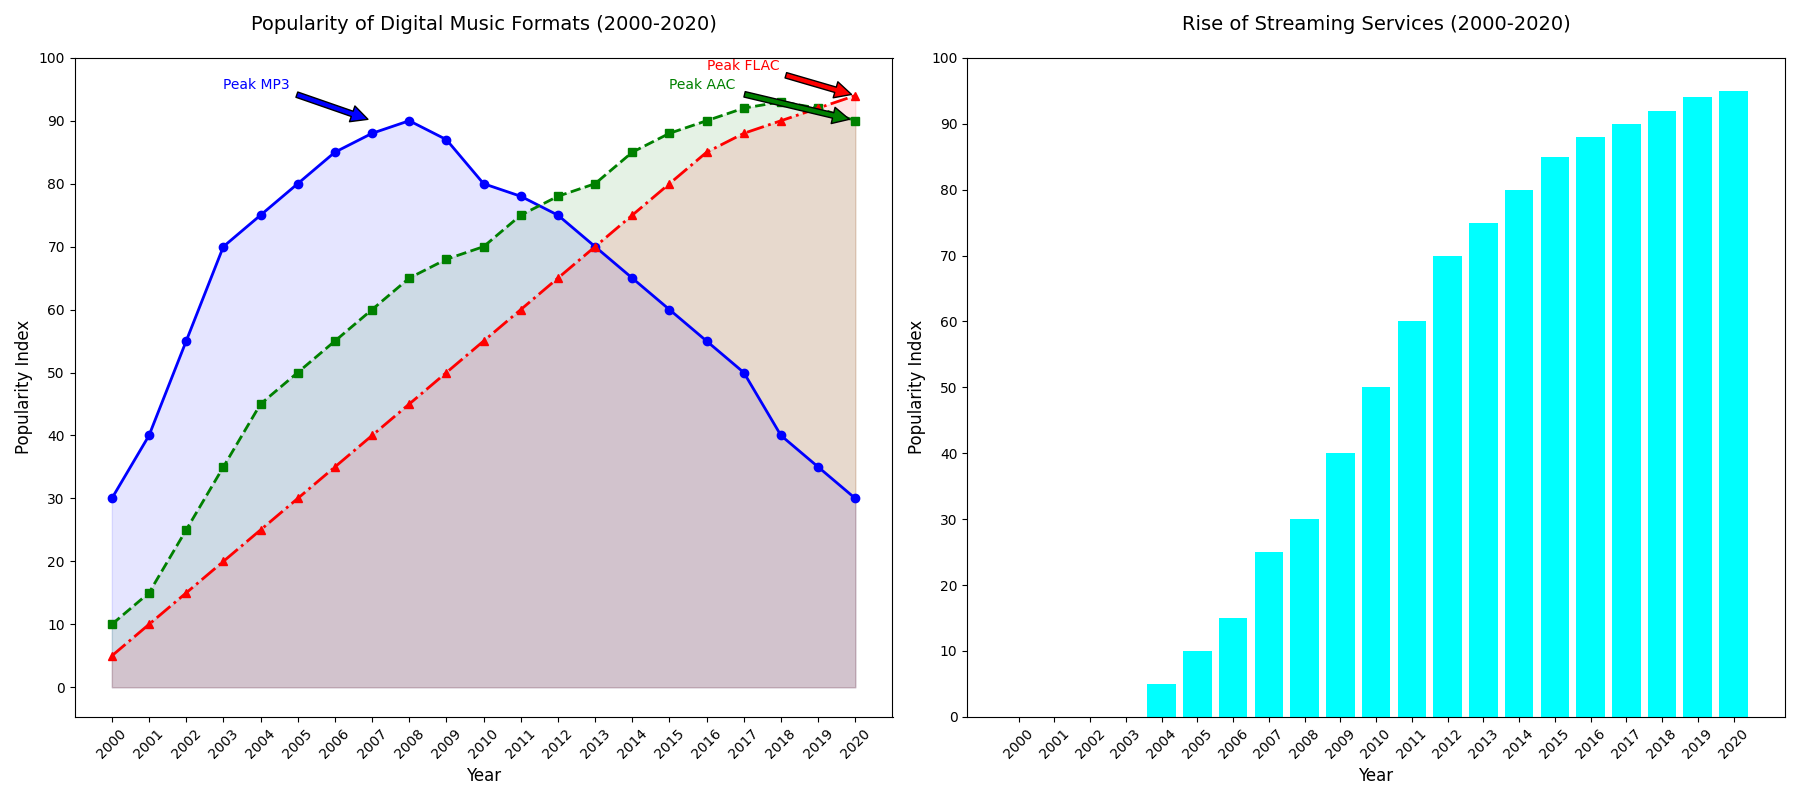

Recreate this plot in Python.
import matplotlib.pyplot as plt
import numpy as np

years = np.arange(2000, 2021)

mp3_popularity = [30, 40, 55, 70, 75, 80, 85, 88, 90, 87, 80, 78, 75, 70, 65, 60, 55, 50, 40, 35, 30]
aac_popularity = [10, 15, 25, 35, 45, 50, 55, 60, 65, 68, 70, 75, 78, 80, 85, 88, 90, 92, 93, 92, 90]
flac_popularity = [5, 10, 15, 20, 25, 30, 35, 40, 45, 50, 55, 60, 65, 70, 75, 80, 85, 88, 90, 92, 94]
streaming_popularity = [0, 0, 0, 0, 5, 10, 15, 25, 30, 40, 50, 60, 70, 75, 80, 85, 88, 90, 92, 94, 95]

fig, ax = plt.subplots(nrows=1, ncols=2, figsize=(18, 8))

ax[0].plot(years, mp3_popularity, marker='o', linestyle='-', linewidth=2, color='b')
ax[0].plot(years, aac_popularity, marker='s', linestyle='--', linewidth=2, color='g')
ax[0].plot(years, flac_popularity, marker='^', linestyle='-.', linewidth=2, color='r')
ax[0].fill_between(years, mp3_popularity, color='b', alpha=0.1)
ax[0].fill_between(years, aac_popularity, color='g', alpha=0.1)
ax[0].fill_between(years, flac_popularity, color='r', alpha=0.1)
ax[0].set_title('Popularity of Digital Music Formats (2000-2020)', fontsize=14, pad=20)
ax[0].set_xlabel('Year', fontsize=12)
ax[0].set_ylabel('Popularity Index', fontsize=12)
ax[0].set_xticks(years)
ax[0].set_xticklabels(years, rotation=45)
ax[0].set_yticks(np.arange(0, 101, 10))
ax[0].annotate('Peak MP3', xy=(2007, 90), xytext=(2003, 95), arrowprops=dict(facecolor='blue', shrink=0.05), fontsize=10, color='blue')
ax[0].annotate('Peak AAC', xy=(2020, 90), xytext=(2015, 95), arrowprops=dict(facecolor='green', shrink=0.05), fontsize=10, color='green')
ax[0].annotate('Peak FLAC', xy=(2020, 94), xytext=(2016, 98), arrowprops=dict(facecolor='red', shrink=0.05), fontsize=10, color='red')

ax[1].bar(years, streaming_popularity, color='cyan')
ax[1].set_title('Rise of Streaming Services (2000-2020)', fontsize=14, pad=20)
ax[1].set_xlabel('Year', fontsize=12)
ax[1].set_ylabel('Popularity Index', fontsize=12)
ax[1].set_xticks(years)
ax[1].set_xticklabels(years, rotation=45)
ax[1].set_yticks(np.arange(0, 101, 10))

plt.tight_layout()
plt.show()
